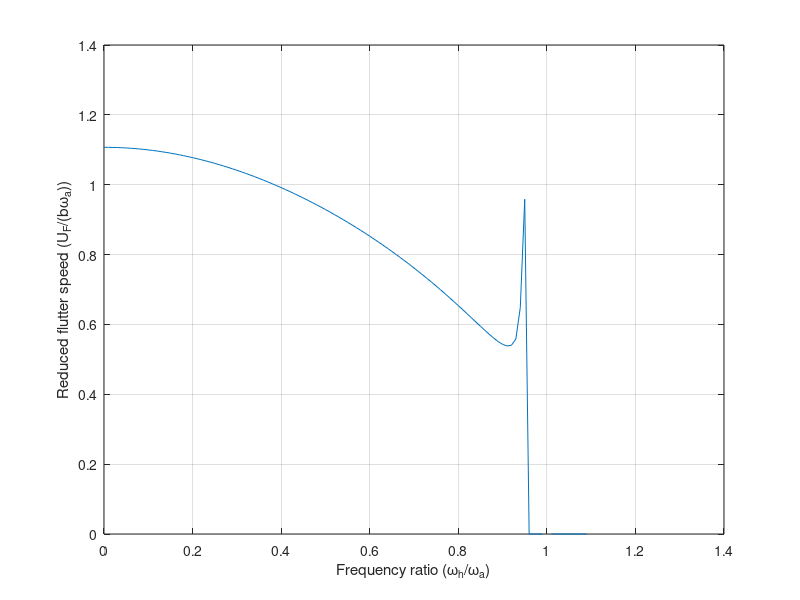

MATLAB code to generate this figure:
% Hard Flutter Solution for wing with mass-balanced section (i.e. elastic axis and center of mass coinsid xa=0)

clear 
clc

E = 0.25 ;              % Elastic axis ec/b=0.5
ra = 0.5 ;              % radius of gyration
mu = 10 ;               % mass ratio
formatSpec = 'UFhat_F %f, wFwa %f, nu %f\n';

for jj=1:110
fr = (jj - 1)*.01 ;         % frequency ratio omega_h / omega_a
UFhat = 0.5 ;               % guess reduced flutter speed
wFwa = 0.1 ;                % guess flutter frequency
nu = 2*wFwa/UFhat ;         % reduced flutter frequency
fprintf (formatSpec,UFhat,wFwa,nu)
    for ii=1:20
    CF=besselk(1,(j*nu/2))./(besselk(0,(j*nu/2))+besselk(1,j*nu/2)) ;
    Muthetadot=2*pi*(-0.25*(0.5-E)+E*real(CF)*(0.5-E)+E*imag(CF)/nu) ;
    wFwa=sqrt((1-fr*fr*2*Muthetadot/pi/ra/ra)/(1-2*Muthetadot/pi/ra/ra)) ;
    nu=2*wFwa/UFhat ;
    UFhat=sqrt(0.5*mu*ra*ra*( (wFwa*wFwa*(wFwa*wFwa-1-fr*fr)+fr*fr)/(2*fr*fr*E-wFwa*wFwa*(2*E+4*Muthetadot/mu/pi)))) ;  
    fprintf (formatSpec,UFhat,wFwa,nu)
    end
    fprintf (formatSpec,UFhat,wFwa,nu)
    UFHAT(jj)=UFhat ;
    FR(jj)=fr ;
end
plot (FR,UFHAT),xlabel('Frequency ratio (\omega_h/\omega_a)'),ylabel('Reduced flutter speed (U_F/(b\omega_a))');
grid on
    
